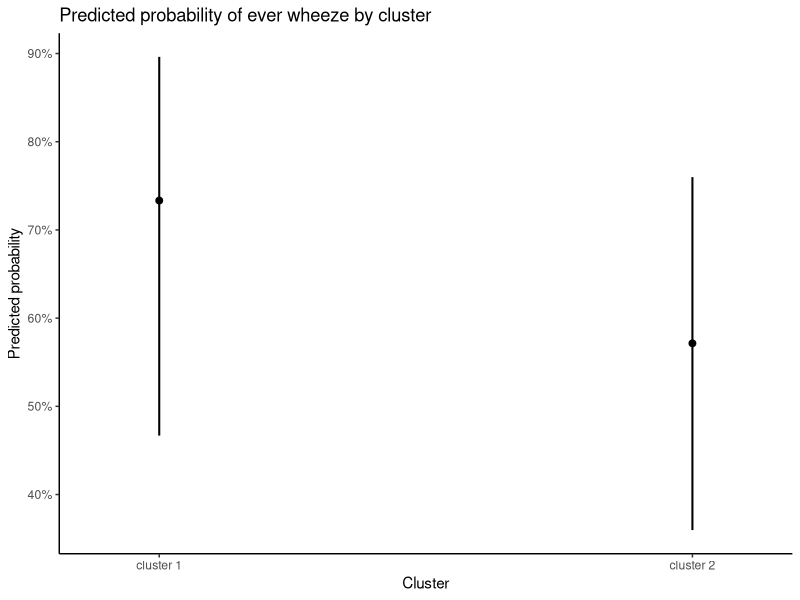
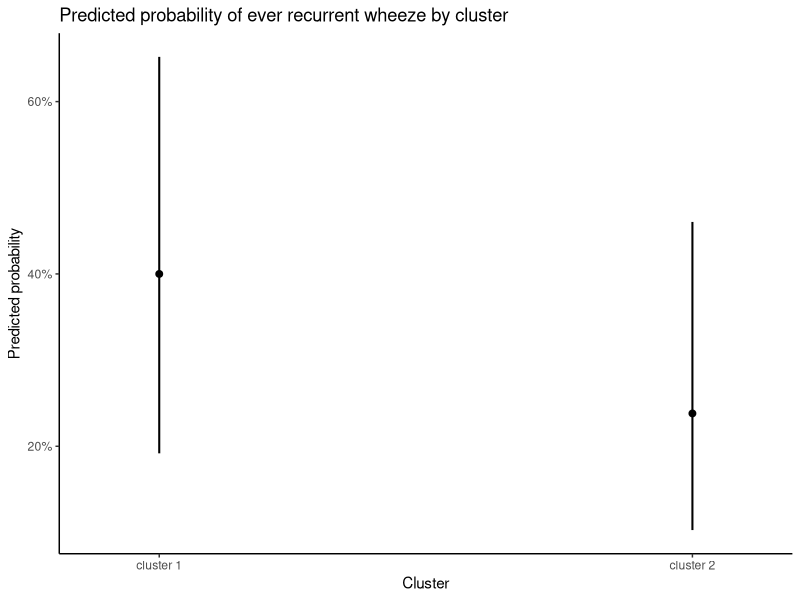
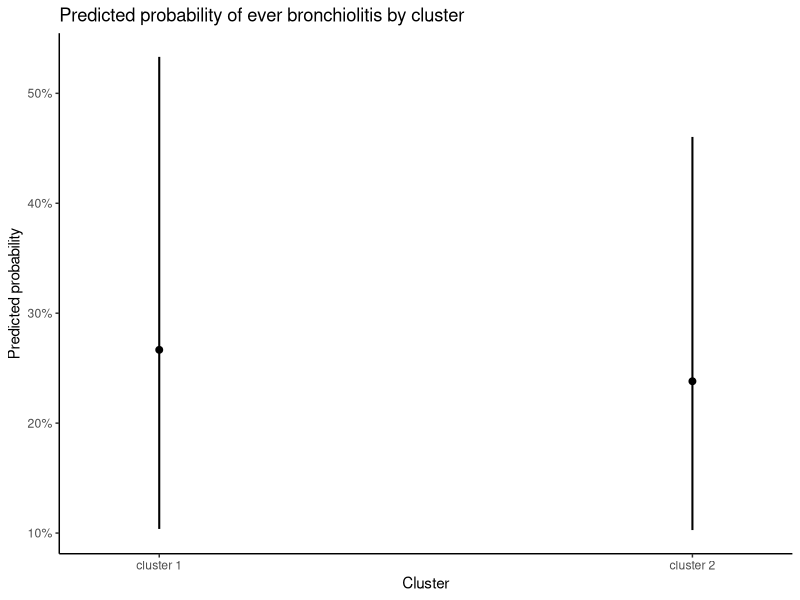
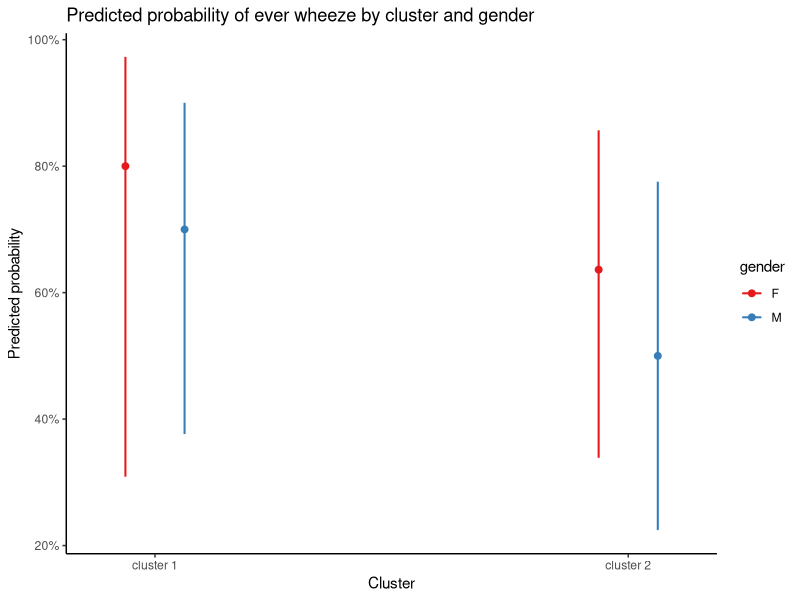
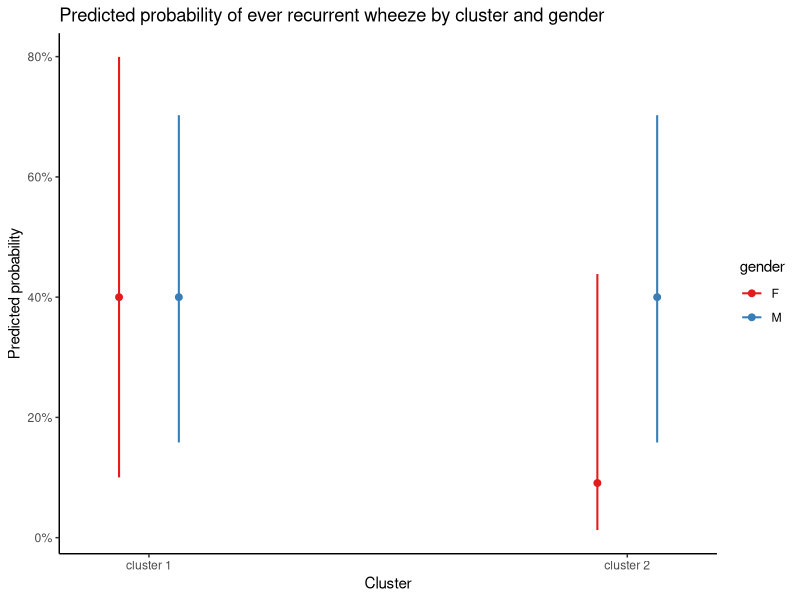
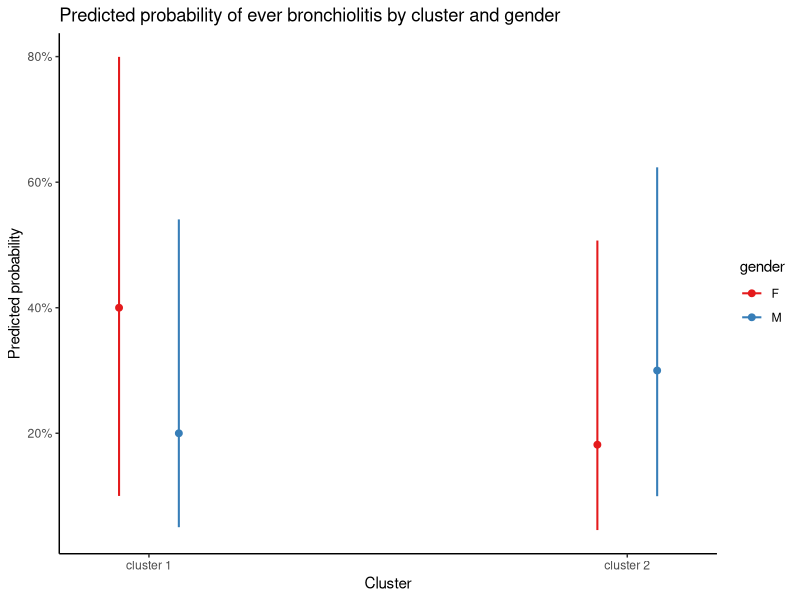

Generate these figures, in order, with R:
# ====================================
# AERIAL Microbiome Manuscript – Figure S13
# ====================================
# Description: Marginal predicted values FigS13
# Author: Jose Caparros Martin, PhD
# Email: joseantonio.caparrosmartin@uwa.edu.au
# License: MIT
# Date: 2025-08-05

# -------------------------
# Load Required Libraries
# -------------------------
library(broom)
library(ggeffects)
library(dplyr)
library(ggplot2)

# --------- Load Input Data ---------
metadata_cross2 <- read.csv("data/metadata_cross_shann_dirichlet.csv", sep = ";")

metadata_cross2 <- metadata_cross2 %>%
  mutate(
    Endotype_label = factor(Endotype_label, levels = c("cluster 1","cluster 2")),
    gender = factor(gender, levels = c("F","M")),
    ever_wheeze = as.factor(ever_wheeze),
    ever_recurrentwheeze = as.factor(ever_recurrentwheeze),
    ever_bronchiolitis = as.factor(ever_bronchiolitis)
  )

# ==================================================================
# Model 1: Binomial Regression (Unadjusted) - ever wheeze
# ==================================================================

# Fit logistic regression
binomial_model1 <- glm(
  ever_wheeze ~ Endotype_label,
  family = binomial,
  data = metadata_cross2
)

# Tidy model output and exponentiate
model_tidy <- broom::tidy(
  binomial_model1,
  conf.int = TRUE,
  conf.level = 0.95,
  exponentiate = TRUE
)

# Now rename safely if columns exist
if(all(c("term","estimate","conf.low","conf.high","p.value") %in% names(model_tidy))) {
  results_table <- model_tidy %>%
    dplyr::filter(.data$term != "(Intercept)") %>%     # note dplyr:: and .data$
    dplyr::mutate(dplyr::across(where(is.numeric), ~ round(.x, 3))) %>%
    dplyr::rename(
      Term = term,
      OR = estimate,
      `CI Lower` = conf.low,
      `CI Upper` = conf.high,
      `p-value` = p.value
    )
  
  print(results_table)
} else {
  stop("Tidy output does not contain expected columns. Check `model_tidy` above.")
}

# Marginal Effects Plot
marginal_binomial_model1 <- ggpredict(binomial_model1, terms = "Endotype_label")

pdf("figures/S13A.pdf", width = 8, height = 8)
plot(marginal_binomial_model1) +
  ggtitle("Predicted probability of ever wheeze by cluster") +
  ylab("Predicted probability") +
  xlab("Cluster") +
  theme_classic()
dev.off()

# ==================================================================
# Model 2: Binomial Regression (Unadjusted) - ever recurrent wheeze
# ==================================================================

# Fit logistic regression
binomial_model2 <- glm(
  ever_recurrentwheeze ~ Endotype_label,
  family = binomial,
  data = metadata_cross2
)

# Tidy model output and exponentiate
model_tidy <- broom::tidy(
  binomial_model2,
  conf.int = TRUE,
  conf.level = 0.95,
  exponentiate = TRUE
)

# Now rename safely if columns exist
if(all(c("term","estimate","conf.low","conf.high","p.value") %in% names(model_tidy))) {
  results_table <- model_tidy %>%
    dplyr::filter(.data$term != "(Intercept)") %>%     # note dplyr:: and .data$
    dplyr::mutate(dplyr::across(where(is.numeric), ~ round(.x, 3))) %>%
    dplyr::rename(
      Term = term,
      OR = estimate,
      `CI Lower` = conf.low,
      `CI Upper` = conf.high,
      `p-value` = p.value
    )
  
  print(results_table)
} else {
  stop("Tidy output does not contain expected columns. Check `model_tidy` above.")
}

# Marginal Effects Plot
marginal_binomial_model2 <- ggpredict(binomial_model2, terms = "Endotype_label")

pdf("figures/S13B.pdf", width = 8, height = 8)
plot(marginal_binomial_model2) +
  ggtitle("Predicted probability of ever recurrent wheeze by cluster") +
  ylab("Predicted probability") +
  xlab("Cluster") +
  theme_classic()
dev.off()


# ==================================================================
# Model 3: Binomial Regression (Unadjusted) - ever bronchiolitis
# ==================================================================

# Fit logistic regression
binomial_model3 <- glm(
  ever_bronchiolitis ~ Endotype_label,
  family = binomial,
  data = metadata_cross2
)

# Tidy model output and exponentiate
model_tidy <- broom::tidy(
  binomial_model3,
  conf.int = TRUE,
  conf.level = 0.95,
  exponentiate = TRUE
)

# Now rename safely if columns exist
if(all(c("term","estimate","conf.low","conf.high","p.value") %in% names(model_tidy))) {
  results_table <- model_tidy %>%
    dplyr::filter(.data$term != "(Intercept)") %>%     # note dplyr:: and .data$
    dplyr::mutate(dplyr::across(where(is.numeric), ~ round(.x, 3))) %>%
    dplyr::rename(
      Term = term,
      OR = estimate,
      `CI Lower` = conf.low,
      `CI Upper` = conf.high,
      `p-value` = p.value
    )
  
  print(results_table)
} else {
  stop("Tidy output does not contain expected columns. Check `model_tidy` above.")
}

# Marginal Effects Plot
marginal_binomial_model3 <- ggpredict(binomial_model3, terms = "Endotype_label")

pdf("figures/S13C.pdf", width = 8, height = 8)
plot(marginal_binomial_model3) +
  ggtitle("Predicted probability of ever bronchiolitis by cluster") +
  ylab("Predicted probability") +
  xlab("Cluster") +
  theme_classic()
dev.off()



# ==================================================================
# Model 4: Binomial Regression (sex adjusted) - ever wheeze
# ==================================================================

# Fit logistic regression with interaction
binomial_model4 <- glm(
  ever_wheeze ~ Endotype_label * gender,
  family = binomial,
  data = metadata_cross2
)

# Tidy ORs with 95% CIs
model_tidy <- broom::tidy(binomial_model4, conf.int = TRUE, conf.level = 0.95, exponentiate = TRUE)

# Safe rename + drop intercept
results_table <- model_tidy %>%
  dplyr::filter(.data$term != "(Intercept)") %>%
  dplyr::mutate(dplyr::across(where(is.numeric), ~ round(.x, 3))) %>%
  dplyr::rename(
    Term = term,
    OR = estimate,
    `CI Lower` = conf.low,
    `CI Upper` = conf.high,
    `p-value` = p.value
  )

print(results_table)

# Marginal effects for interaction
marginal_binomial_model4 <- ggpredict(binomial_model4, terms = c("Endotype_label","gender"))

pdf("figures/S13D.pdf", width = 6, height = 5)
plot(marginal_binomial_model4) +
  ggtitle("Predicted probability of ever wheeze by cluster and gender") +
  ylab("Predicted probability") +
  xlab("Cluster") +
  theme_classic()
dev.off()

# ==================================================================
# Model 5: Binomial Regression (sex adjusted) - ever recurrent wheeze
# ==================================================================

# Fit logistic regression with interaction
binomial_model5 <- glm(
  ever_recurrentwheeze ~ Endotype_label * gender,
  family = binomial,
  data = metadata_cross2
)

# Tidy ORs with 95% CIs
model_tidy <- broom::tidy(binomial_model5, conf.int = TRUE, conf.level = 0.95, exponentiate = TRUE)

# Safe rename + drop intercept
results_table <- model_tidy %>%
  dplyr::filter(.data$term != "(Intercept)") %>%
  dplyr::mutate(dplyr::across(where(is.numeric), ~ round(.x, 3))) %>%
  dplyr::rename(
    Term = term,
    OR = estimate,
    `CI Lower` = conf.low,
    `CI Upper` = conf.high,
    `p-value` = p.value
  )

print(results_table)

# Marginal effects for interaction
marginal_binomial_model5 <- ggpredict(binomial_model5, terms = c("Endotype_label","gender"))

pdf("figures/S13E.pdf", width = 6, height = 5)
plot(marginal_binomial_model5) +
  ggtitle("Predicted probability of ever recurrent wheeze by cluster and gender") +
  ylab("Predicted probability") +
  xlab("Cluster") +
  theme_classic()
dev.off()


# ==================================================================
# Model 6: Binomial Regression (sex adjusted) - ever bronchiolitis
# ==================================================================

# Fit logistic regression with interaction
binomial_model6 <- glm(
  ever_bronchiolitis ~ Endotype_label * gender,
  family = binomial,
  data = metadata_cross2
)

# Tidy ORs with 95% CIs
model_tidy <- broom::tidy(binomial_model6, conf.int = TRUE, conf.level = 0.95, exponentiate = TRUE)

# Safe rename + drop intercept
results_table <- model_tidy %>%
  dplyr::filter(.data$term != "(Intercept)") %>%
  dplyr::mutate(dplyr::across(where(is.numeric), ~ round(.x, 3))) %>%
  dplyr::rename(
    Term = term,
    OR = estimate,
    `CI Lower` = conf.low,
    `CI Upper` = conf.high,
    `p-value` = p.value
  )

print(results_table)

# Marginal effects for interaction
marginal_binomial_model6 <- ggpredict(binomial_model6, terms = c("Endotype_label","gender"))

pdf("figures/S13F.pdf", width = 6, height = 5)
plot(marginal_binomial_model6) +
  ggtitle("Predicted probability of ever bronchiolitis by cluster and gender") +
  ylab("Predicted probability") +
  xlab("Cluster") +
  theme_classic()
dev.off()
